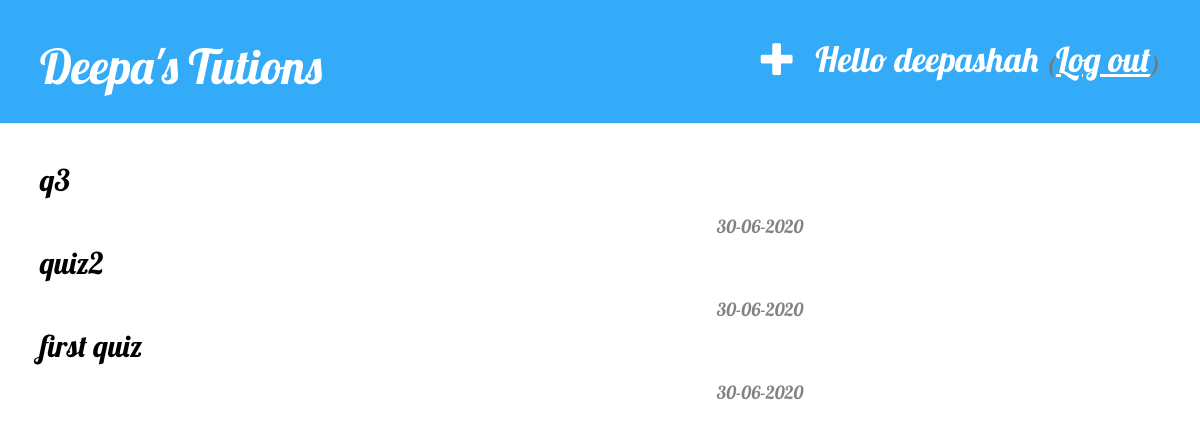
Page / (signed in) on the earlier database version.
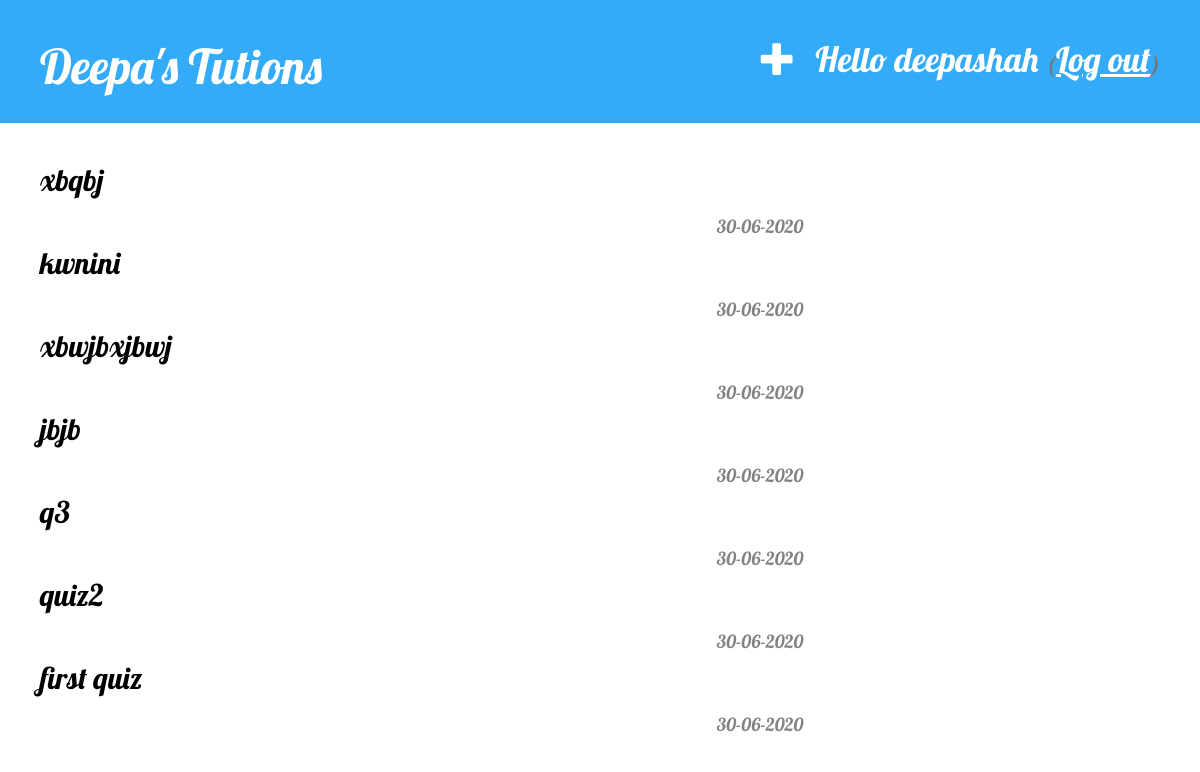
Same page on the later database version.
### quizapp/models.py (models this page shows, shortened)
class Quiz(models.Model):
    title = models.CharField(max_length=100)
    created_date = models.DateTimeField(default=timezone.now)
    published_date = models.DateTimeField(blank=True, null=True)

### quizapp/views.py (the view)
# urls.py: path('', views.index, name='homepage'),
def index(request):
    quizzes = Quiz.objects.order_by('-created_date')
    return render(request, "quizapp/homepage.html", {"quizzes": quizzes})

### quizapp/templates/quizapp/homepage.html
{% extends 'quizapp/base.html' %}
{% block content %}
	{% if user.is_authenticated%}
        {% for quiz in quizzes %}
        	<h2  class="quiz-link">
                <a href="{% url 'attempt_quiz' primkey=quiz.pk%}">{{quiz.title}}</a>
            </h2>
        	<h4 class="published-date">{{quiz.created_date| date:'d-m-Y'}}</h4>
            <br>
        {% endfor %}
    {%else%}
        <h2>Please <a href="{% url 'login' %}">login</a> to access content</h2>
    {%endif%}
{% endblock %}

Differences in the rows shown:
added Quiz: title "xbqbj", created_date "30-06-2020"
added Quiz: title "kwnini", created_date "30-06-2020"
added Quiz: title "xbwjbxjbwj", created_date "30-06-2020"
added Quiz: title "jbjb", created_date "30-06-2020"
